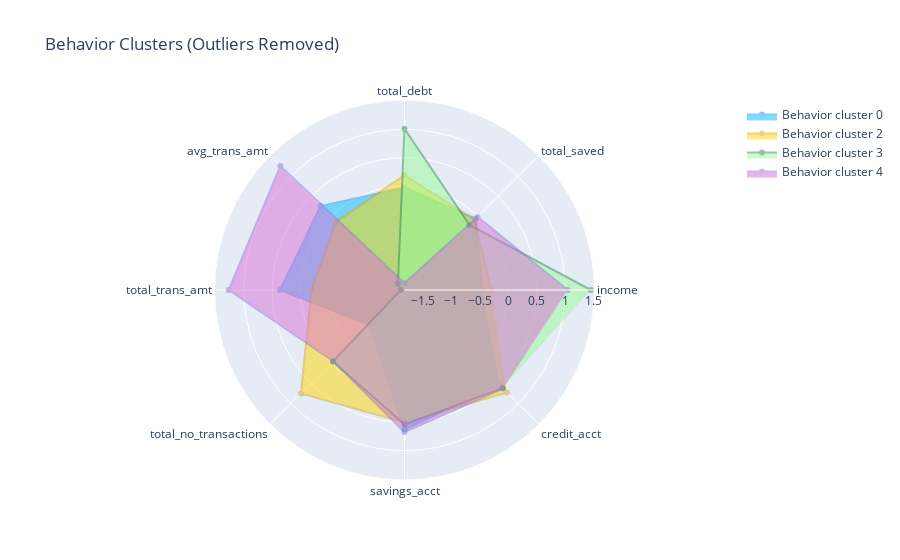

Here is the notebook cell this chart was saved with:
### Code cell
# outliers removed

fig = go.Figure()

fig.add_trace(go.Scatterpolar(r = bhv_scaled0.mean(), theta = bhv_scaled0.columns,fill='toself', name='Behavior cluster 0', fillcolor='deepskyblue', line_color='dodgerblue', opacity=0.5))
#fig.add_trace(go.Scatterpolar(r = bhv_scaled1.mean(), theta = bhv_scaled1.columns,fill='toself', name='Behavior cluster 1', fillcolor='coral', line_color='lightcoral', opacity=0.5))
fig.add_trace(go.Scatterpolar(r = bhv_scaled2.mean(), theta = bhv_scaled2.columns,fill='toself', name='Behavior cluster 2', fillcolor='gold', line_color='goldenrod', opacity=0.5))
fig.add_trace(go.Scatterpolar(r = bhv_scaled3.mean(), theta = bhv_scaled3.columns,fill='toself', name='Behavior cluster 3', fillcolor='palegreen', line_color='seagreen', opacity=0.5))
fig.add_trace(go.Scatterpolar(r = bhv_scaled4.mean(), theta = bhv_scaled4.columns,fill='toself', name='Behavior cluster 4', fillcolor='orchid', line_color='mediumpurple', opacity=0.5))

fig.update_layout(title = 'Behavior Clusters (Outliers Removed)', showlegend=True)

fig.show()

### Figure 1 — Plotly figure (JSON) as saved in the notebook; plotly's stock layout.template omitted (floating-point values rounded to 4 significant figures)
{"data": [{"fill": "toself", "fillcolor": "deepskyblue", "line": {"color": "dodgerblue"}, "name": "Behavior cluster 0", "opacity": 0.5, "r": [-0.4604, -0.05517, -0.02343, 0.2611, 0.3629, -0.9599, 0.6295, 0.5357], "theta": ["income", "total_saved", "total_debt", "avg_trans_amt", "total_trans_amt", "total_no_transactions", "savings_acct", "credit_acct"], "type": "scatterpolar"}, {"fill": "toself", "fillcolor": "gold", "line": {"color": "goldenrod"}, "name": "Behavior cluster 2", "opacity": 0.5, "r": [-0.3011, -0.0798, 0.1916, -0.1282, -0.1905, 0.7502, 0.5034, 0.726], "theta": ["income", "total_saved", "total_debt", "avg_trans_amt", "total_trans_amt", "total_no_transactions", "savings_acct", "credit_acct"], "type": "scatterpolar"}, {"fill": "toself", "fillcolor": "palegreen", "line": {"color": "seagreen"}, "name": "Behavior cluster 3", "opacity": 0.5, "r": [1.45, -0.2087, 1.01, -1.662, -1.76, -0.04693, 0.5417, 0.6111], "theta": ["income", "total_saved", "total_debt", "avg_trans_amt", "total_trans_amt", "total_no_transactions", "savings_acct", "credit_acct"], "type": "scatterpolar"}, {"fill": "toself", "fillcolor": "orchid", "line": {"color": "mediumpurple"}, "name": "Behavior cluster 4", "opacity": 0.5, "r": [1.044, -0.007427, -1.706, 1.261, 1.265, -0.05284, 0.6716, 0.6269], "theta": ["income", "total_saved", "total_debt", "avg_trans_amt", "total_trans_amt", "total_no_transactions", "savings_acct", "credit_acct"], "type": "scatterpolar"}], "layout": {"showlegend": true, "title": {"text": "Behavior Clusters (Outliers Removed)"}}}
